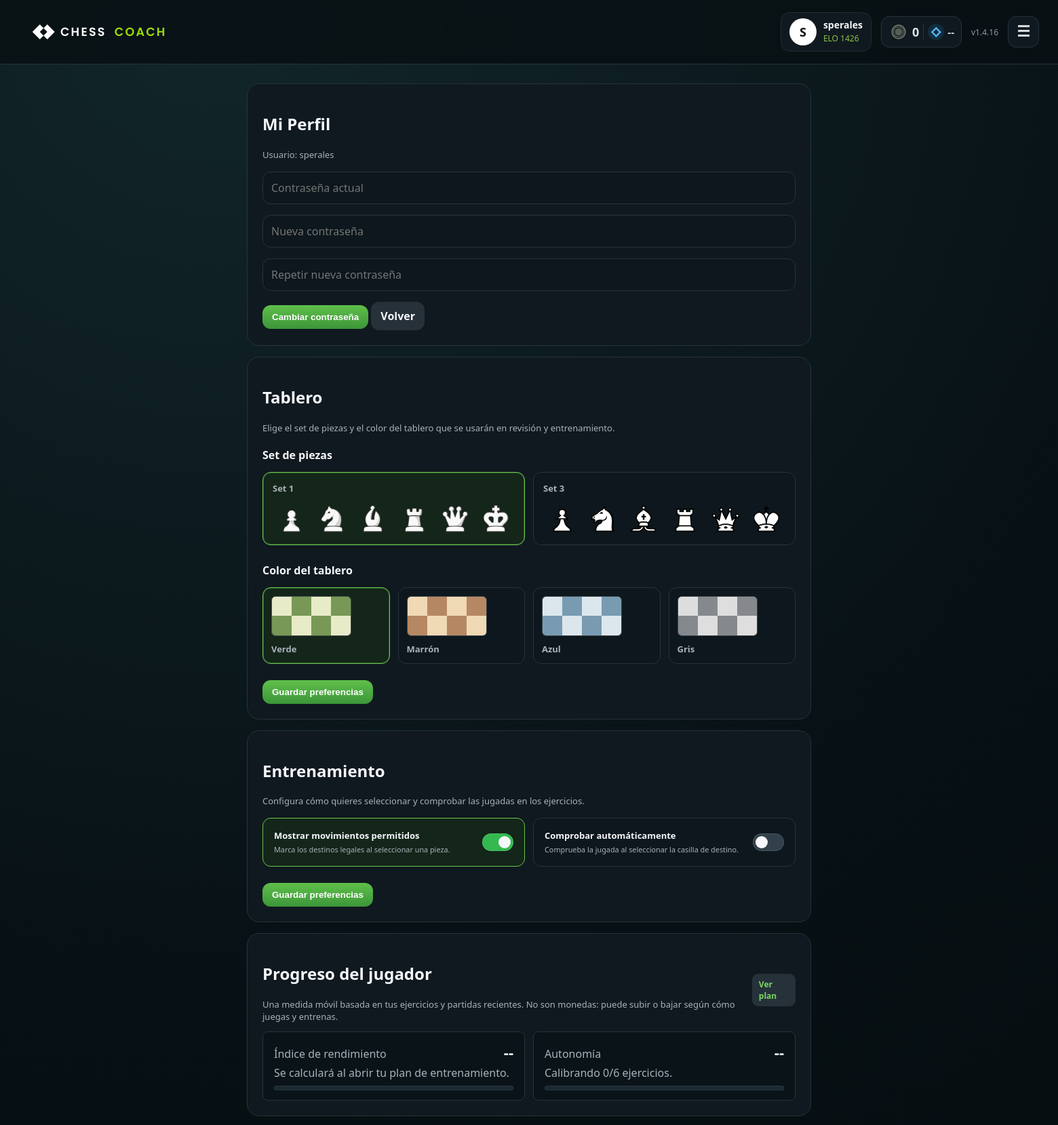
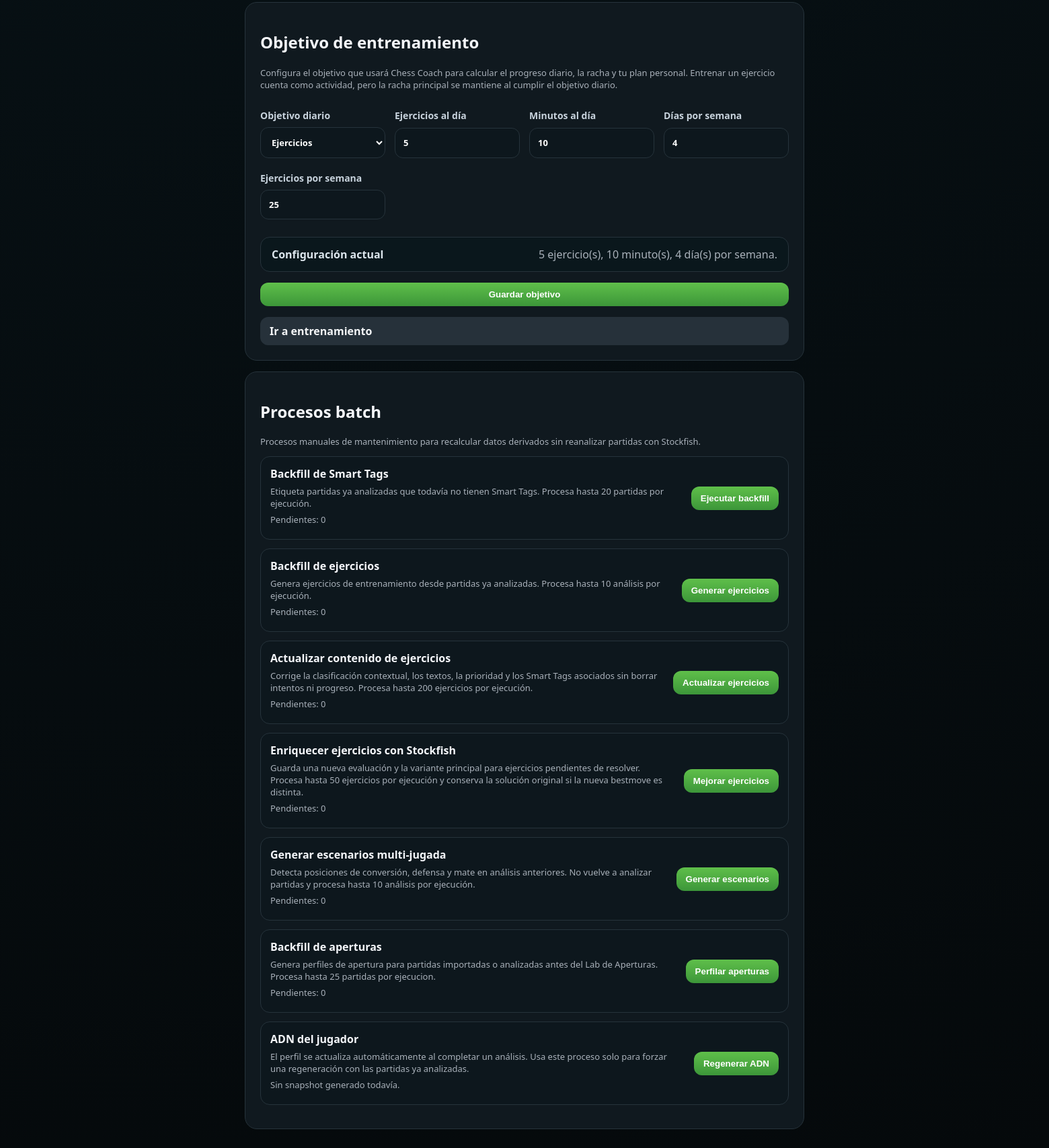
The app's page /profile.php (signed in) with its own data (2 pictures, top to bottom).
### tables this page shows
CREATE TABLE IF NOT EXISTS users (
  id INT UNSIGNED NOT NULL AUTO_INCREMENT,
  username VARCHAR(80) NOT NULL,
  password_hash VARCHAR(255) NOT NULL,
  piece_set VARCHAR(80) NOT NULL DEFAULT 'Set 1',
  board_theme VARCHAR(20) NOT NULL DEFAULT 'green',
  created_at TIMESTAMP NOT NULL DEFAULT CURRENT_TIMESTAMP,
  updated_at TIMESTAMP NULL DEFAULT NULL ON UPDATE CURRENT_TIMESTAMP,
  PRIMARY KEY (id),
  UNIQUE KEY uq_users_username (username)
);

### profile.php (the view, shortened to what the rows shown need)
<?php
require_once __DIR__.'/includes/auth.php';
require_once __DIR__.'/includes/helpers.php';
require_once __DIR__.'/includes/training.php';
require_once __DIR__.'/includes/pieces.php';
$u = require_login();
$assetVersion = (string)filemtime(__DIR__.'/assets/css/app.css');
$pieceSets = available_piece_sets();
$boardThemes = board_theme_options();
$currentBoardTheme = normalize_board_theme($u['board_theme'] ?? null);
?>
<!doctype html>
<html lang="es">
<head>
  <link rel="stylesheet" href="assets/css/app.css?v=<?=e($assetVersion)?>">
</head>
<body class="dark-shell <?=e(board_theme_class($currentBoardTheme))?>">
<?php header_bar('Chess Coach'); ?>
<div class="app-area">
  <main class="wrap">
    <section class="card">
      <h2>Mi Perfil</h2>
      <p class="muted">Usuario: <?=e($u['username'])?></p>
      <form method="post">
        <p><input type="password" name="current_password" placeholder="Contraseña actual" required></p>
        <p><input type="password" name="new_password" placeholder="Nueva contraseña" required></p>
        <p><input type="password" name="new_password2" placeholder="Repetir nueva contraseña" required></p>
        <button>Cambiar contraseña</button>
        <a class="btn secondary" href="app.php">Volver</a>
      </form>
    </section>
    <section class="card">
      <h2>Tablero</h2>
      <form method="post">
        <div class="piece-set-options">
          <?php foreach ($pieceSets as $set): ?>
            <label class="piece-set-option">
              <span>
                <strong><?=e($set)?></strong>
                <span class="piece-set-preview" aria-hidden="true">
                  <?php foreach (['wp','wn','wb','wr','wq','wk'] as $piece): ?>
                    <img src="<?=e(piece_set_asset_path($set))?><?=e($piece)?>.png" alt="" draggable="false">
                  <?php endforeach; ?>
                </span>
              </span>
            </label>
          <?php endforeach; ?>
        </div>
        <div class="board-theme-options">
          <?php foreach ($boardThemes as $theme => $label): ?>
            <label class="board-theme-option <?=e(board_theme_class($theme))?>">
              <span>
                <span class="board-theme-preview" aria-hidden="true">
                  <?php for ($square = 0; $square < 8; $square++): ?>
                    <i class="<?= (($square + intdiv($square, 4)) % 2) === 0 ? 'light' : 'dark' ?>"></i>
                  <?php endfor; ?>
                </span>
                <strong><?=e($label)?></strong>
              </span>
            </label>
          <?php endforeach; ?>
        </div>
      </form>
    </section>
    <section class="card training-preferences-card">
      <h2>Entrenamiento</h2>
    </section>
    <section class="card player-progress-card">
      <div class="panel-head">
        <div>
          <h2>Progreso del jugador</h2>
        </div>
      </div>
    </section>
    <section class="card training-goals-card">
      <h2>Objetivo de entrenamiento</h2>
    </section>
    <section class="card batch-card">
      <h2>Procesos batch</h2>
    </section>
  </main>
</div>
</body>
</html>

### includes/helpers.php (shortened to what the rows shown need)
<?php
require_once __DIR__ . '/config.php';
function e(?string $s): string { return htmlspecialchars($s ?? '', ENT_QUOTES, 'UTF-8'); }
function current_user_elo(): int {
  return (int)(app_config()['default_user_elo'] ?? 1426);
}
function header_bar(string $title='Chess Coach', string $brandHref='app.php'): void {
  $user = current_user();
  $displayName = e($user['username'] ?? 'Usuario');
  $initial = strtoupper(substr($user['username'] ?? 'U', 0, 1));
  $elo = current_user_elo();
  echo '<header class="topbar">';
  echo '<div class="user-pill"><div class="avatar">'.e($initial).'</div><div><strong>'.$displayName.'</strong><small>ELO '.$elo.'</small></div></div>';
  echo '<nav class="menu" id="userMenu">';
  echo '</nav></header>';
}

### records on screen
users: username "S", username "sperales", piece_set "Set 1", label "Verde"

### other values on screen
$elo "1426"
$days "0"
$v "1.4.16"
$set "Set 3"
$label "Marrón"
$label "Azul"
$label "Gris"
$autonomy['samples'] "0"
$autonomy['minimum_samples'] "6"
$trainingGoalSettings['daily_exercise_goal'] "5"
$trainingGoalSettings['daily_minutes_goal'] "10"
$trainingGoalSettings['weekly_training_days_goal'] "4"
$pendingSmartTags "0"
$pendingTrainingExercises "0"
$pendingTrainingContent "0"
